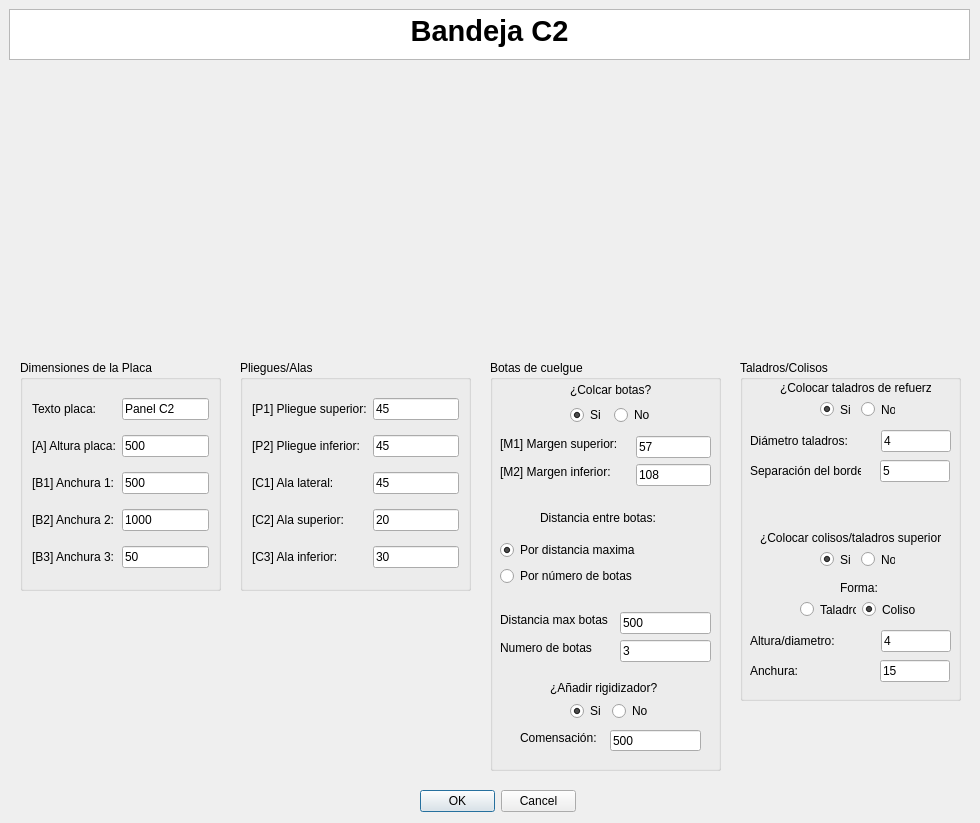
<?xml version="1.0" encoding="UTF-8"?>
<ui version="4.0">
 <class>MyPositionDialog</class>
 <widget class="QDialog" name="MyPositionDialog">
  <property name="geometry">
   <rect>
    <x>0</x>
    <y>0</y>
    <width>980</width>
    <height>823</height>
   </rect>
  </property>
  <property name="windowTitle">
   <string>Enter Position</string>
  </property>
  <property name="whatsThis">
   <string>&lt;html&gt;&lt;head/&gt;&lt;body&gt;&lt;p&gt;Esta ventana de KSDpanel te permite introducir todas las medidas correspondientes del panel seleccionado.&lt;/p&gt;&lt;p&gt;Recuerda que todas las medidas deben de ir en milimetros (mm).&lt;/p&gt;&lt;/body&gt;&lt;/html&gt;</string>
  </property>
  <widget class="QDialogButtonBox" name="buttonBox">
   <property name="geometry">
    <rect>
     <x>420</x>
     <y>790</y>
     <width>156</width>
     <height>23</height>
    </rect>
   </property>
   <property name="orientation">
    <enum>Qt::Horizontal</enum>
   </property>
   <property name="standardButtons">
    <set>QDialogButtonBox::Cancel|QDialogButtonBox::Ok</set>
   </property>
  </widget>
  <widget class="QTextBrowser" name="textBrowser">
   <property name="geometry">
    <rect>
     <x>9</x>
     <y>9</y>
     <width>961</width>
     <height>51</height>
    </rect>
   </property>
   <property name="html">
    <string>&lt;!DOCTYPE HTML PUBLIC &quot;-//W3C//DTD HTML 4.0//EN&quot; &quot;http://www.w3.org/TR/REC-html40/strict.dtd&quot;&gt;
&lt;html&gt;&lt;head&gt;&lt;meta name=&quot;qrichtext&quot; content=&quot;1&quot; /&gt;&lt;style type=&quot;text/css&quot;&gt;
p, li { white-space: pre-wrap; }
&lt;/style&gt;&lt;/head&gt;&lt;body style=&quot; font-family:'MS Shell Dlg 2'; font-size:8.25pt; font-weight:400; font-style:normal;&quot;&gt;
&lt;p align=&quot;center&quot; style=&quot; margin-top:0px; margin-bottom:0px; margin-left:0px; margin-right:0px; -qt-block-indent:0; text-indent:0px;&quot;&gt;&lt;span style=&quot; font-size:22pt; font-weight:600;&quot;&gt;Bandeja C2&lt;/span&gt;&lt;/p&gt;&lt;/body&gt;&lt;/html&gt;</string>
   </property>
  </widget>
  <widget class="QGroupBox" name="groupBox">
   <property name="geometry">
    <rect>
     <x>490</x>
     <y>360</y>
     <width>231</width>
     <height>411</height>
    </rect>
   </property>
   <property name="styleSheet">
    <string notr="true">font: 10pt &quot;MS Shell Dlg 2&quot;;</string>
   </property>
   <property name="title">
    <string>Botas de cuelgue</string>
   </property>
   <widget class="QLineEdit" name="numeroBotasUI">
    <property name="geometry">
     <rect>
      <x>130</x>
      <y>280</y>
      <width>91</width>
      <height>22</height>
     </rect>
    </property>
    <property name="text">
     <string>3</string>
    </property>
   </widget>
   <widget class="QLineEdit" name="distanciaEntreBotasUI">
    <property name="geometry">
     <rect>
      <x>130</x>
      <y>252</y>
      <width>91</width>
      <height>22</height>
     </rect>
    </property>
    <property name="text">
     <string>500</string>
    </property>
   </widget>
   <widget class="QLabel" name="label_7">
    <property name="geometry">
     <rect>
      <x>10</x>
      <y>280</y>
      <width>98</width>
      <height>16</height>
     </rect>
    </property>
    <property name="text">
     <string>Numero de botas</string>
    </property>
   </widget>
   <widget class="QLabel" name="label_6">
    <property name="geometry">
     <rect>
      <x>10</x>
      <y>252</y>
      <width>114</width>
      <height>16</height>
     </rect>
    </property>
    <property name="text">
     <string>Distancia max botas</string>
    </property>
   </widget>
   <widget class="QLabel" name="label_3">
    <property name="geometry">
     <rect>
      <x>10</x>
      <y>76</y>
      <width>130</width>
      <height>16</height>
     </rect>
    </property>
    <property name="text">
     <string>[M1] Margen superior:</string>
    </property>
   </widget>
   <widget class="QLabel" name="label_5">
    <property name="geometry">
     <rect>
      <x>10</x>
      <y>104</y>
      <width>124</width>
      <height>16</height>
     </rect>
    </property>
    <property name="text">
     <string>[M2] Margen inferior:</string>
    </property>
   </widget>
   <widget class="QLineEdit" name="margenAUI">
    <property name="geometry">
     <rect>
      <x>146</x>
      <y>76</y>
      <width>75</width>
      <height>22</height>
     </rect>
    </property>
    <property name="text">
     <string>57</string>
    </property>
   </widget>
   <widget class="QLineEdit" name="margenBUI">
    <property name="geometry">
     <rect>
      <x>146</x>
      <y>104</y>
      <width>75</width>
      <height>22</height>
     </rect>
    </property>
    <property name="text">
     <string>108</string>
    </property>
   </widget>
   <widget class="QLabel" name="label_10">
    <property name="geometry">
     <rect>
      <x>50</x>
      <y>150</y>
      <width>125</width>
      <height>16</height>
     </rect>
    </property>
    <property name="text">
     <string>Distancia entre botas:</string>
    </property>
   </widget>
   <widget class="QWidget" name="layoutWidget">
    <property name="geometry">
     <rect>
      <x>80</x>
      <y>21</y>
      <width>85</width>
      <height>44</height>
     </rect>
    </property>
    <layout class="QGridLayout" name="gridLayout">
     <item row="0" column="0" colspan="2">
      <widget class="QLabel" name="label_2">
       <property name="mouseTracking">
        <bool>false</bool>
       </property>
       <property name="text">
        <string>¿Colcar botas?</string>
       </property>
       <property name="buddy">
        <cstring>label_2</cstring>
       </property>
      </widget>
     </item>
     <item row="1" column="0">
      <widget class="QRadioButton" name="crearBotasUI">
       <property name="text">
        <string>Si</string>
       </property>
       <property name="checked">
        <bool>true</bool>
       </property>
      </widget>
     </item>
     <item row="1" column="1">
      <widget class="QRadioButton" name="noCrearBotasUI">
       <property name="text">
        <string>No</string>
       </property>
      </widget>
     </item>
    </layout>
   </widget>
   <widget class="QWidget" name="layoutWidget">
    <property name="geometry">
     <rect>
      <x>10</x>
      <y>180</y>
      <width>147</width>
      <height>48</height>
     </rect>
    </property>
    <layout class="QVBoxLayout" name="verticalLayout">
     <item>
      <widget class="QRadioButton" name="parametroBotasUI_3">
       <property name="text">
        <string>Por distancia maxima</string>
       </property>
       <property name="checked">
        <bool>true</bool>
       </property>
      </widget>
     </item>
     <item>
      <widget class="QRadioButton" name="parametroBotasUI">
       <property name="text">
        <string>Por número de botas</string>
       </property>
      </widget>
     </item>
    </layout>
   </widget>
   <widget class="QLabel" name="label_23">
    <property name="geometry">
     <rect>
      <x>60</x>
      <y>320</y>
      <width>121</width>
      <height>16</height>
     </rect>
    </property>
    <property name="text">
     <string>¿Añadir rigidizador?</string>
    </property>
   </widget>
   <widget class="QWidget" name="layoutWidget_2">
    <property name="geometry">
     <rect>
      <x>80</x>
      <y>340</y>
      <width>80</width>
      <height>22</height>
     </rect>
    </property>
    <layout class="QHBoxLayout" name="horizontalLayout_4">
     <item>
      <widget class="QRadioButton" name="crearRigidizadorUI">
       <property name="text">
        <string>Si</string>
       </property>
       <property name="checked">
        <bool>true</bool>
       </property>
      </widget>
     </item>
     <item>
      <widget class="QRadioButton" name="noCrearRigidizadorUI">
       <property name="text">
        <string>No</string>
       </property>
      </widget>
     </item>
    </layout>
   </widget>
   <widget class="QLineEdit" name="compensacionGrosorCompositeUI">
    <property name="geometry">
     <rect>
      <x>120</x>
      <y>370</y>
      <width>91</width>
      <height>21</height>
     </rect>
    </property>
    <property name="text">
     <string>500</string>
    </property>
   </widget>
   <widget class="QLabel" name="label_24">
    <property name="geometry">
     <rect>
      <x>30</x>
      <y>370</y>
      <width>91</width>
      <height>16</height>
     </rect>
    </property>
    <property name="text">
     <string>Comensación:</string>
    </property>
   </widget>
  </widget>
  <widget class="QGroupBox" name="groupBox_2">
   <property name="geometry">
    <rect>
     <x>240</x>
     <y>360</y>
     <width>231</width>
     <height>231</height>
    </rect>
   </property>
   <property name="styleSheet">
    <string notr="true">font: 10pt &quot;MS Shell Dlg 2&quot;;</string>
   </property>
   <property name="title">
    <string>Pliegues/Alas</string>
   </property>
   <layout class="QGridLayout" name="gridLayout_2">
    <item row="5" column="0">
     <widget class="QLabel" name="label_12">
      <property name="text">
       <string>[C3] Ala inferior:</string>
      </property>
     </widget>
    </item>
    <item row="1" column="0">
     <widget class="QLabel" name="label_14">
      <property name="text">
       <string>[P2] Pliegue inferior:</string>
      </property>
     </widget>
    </item>
    <item row="0" column="0">
     <widget class="QLabel" name="label_13">
      <property name="text">
       <string>[P1] Pliegue superior:</string>
      </property>
     </widget>
    </item>
    <item row="3" column="1">
     <widget class="QLineEdit" name="alaIzquierdaUI">
      <property name="text">
       <string>45</string>
      </property>
     </widget>
    </item>
    <item row="4" column="1">
     <widget class="QLineEdit" name="alaSuperiorUI">
      <property name="text">
       <string>20</string>
      </property>
     </widget>
    </item>
    <item row="3" column="0">
     <widget class="QLabel" name="label_9">
      <property name="text">
       <string>[C1] Ala lateral:</string>
      </property>
     </widget>
    </item>
    <item row="0" column="1">
     <widget class="QLineEdit" name="pliegueSuperiorUI">
      <property name="text">
       <string>45</string>
      </property>
     </widget>
    </item>
    <item row="4" column="0">
     <widget class="QLabel" name="label_11">
      <property name="text">
       <string>[C2] Ala superior:</string>
      </property>
     </widget>
    </item>
    <item row="5" column="1">
     <widget class="QLineEdit" name="alaInferiorUI">
      <property name="text">
       <string>30</string>
      </property>
     </widget>
    </item>
    <item row="1" column="1">
     <widget class="QLineEdit" name="pliegueInferiorUI">
      <property name="text">
       <string>45</string>
      </property>
     </widget>
    </item>
   </layout>
  </widget>
  <widget class="QLabel" name="imagenPanelUI">
   <property name="geometry">
    <rect>
     <x>230</x>
     <y>70</y>
     <width>501</width>
     <height>281</height>
    </rect>
   </property>
   <property name="text">
    <string/>
   </property>
   <property name="pixmap">
    <pixmap>../imagenes/REF_CH2cotas.jpg</pixmap>
   </property>
   <property name="scaledContents">
    <bool>true</bool>
   </property>
   <property name="wordWrap">
    <bool>false</bool>
   </property>
   <property name="margin">
    <number>0</number>
   </property>
   <property name="openExternalLinks">
    <bool>false</bool>
   </property>
  </widget>
  <widget class="QGroupBox" name="groupBox_3">
   <property name="geometry">
    <rect>
     <x>20</x>
     <y>360</y>
     <width>201</width>
     <height>231</height>
    </rect>
   </property>
   <property name="styleSheet">
    <string notr="true">font: 10pt &quot;MS Shell Dlg 2&quot;;</string>
   </property>
   <property name="title">
    <string>Dimensiones de la Placa</string>
   </property>
   <layout class="QGridLayout" name="gridLayout_3">
    <item row="0" column="1">
     <widget class="QLineEdit" name="textoDescriptivoA0UI">
      <property name="text">
       <string>Panel C2</string>
      </property>
     </widget>
    </item>
    <item row="0" column="0">
     <widget class="QLabel" name="label">
      <property name="text">
       <string>Texto placa:</string>
      </property>
     </widget>
    </item>
    <item row="1" column="0">
     <widget class="QLabel" name="label_8">
      <property name="text">
       <string>[A] Altura placa:</string>
      </property>
     </widget>
    </item>
    <item row="2" column="0">
     <widget class="QLabel" name="label_4">
      <property name="text">
       <string>[B1] Anchura 1:</string>
      </property>
     </widget>
    </item>
    <item row="3" column="1">
     <widget class="QLineEdit" name="anchura2UI">
      <property name="text">
       <string>1000</string>
      </property>
     </widget>
    </item>
    <item row="1" column="1">
     <widget class="QLineEdit" name="alturaPlacaUI">
      <property name="text">
       <string>500</string>
      </property>
     </widget>
    </item>
    <item row="2" column="1">
     <widget class="QLineEdit" name="anchura1UI">
      <property name="text">
       <string>500</string>
      </property>
     </widget>
    </item>
    <item row="3" column="0">
     <widget class="QLabel" name="label_22">
      <property name="text">
       <string>[B2] Anchura 2:</string>
      </property>
     </widget>
    </item>
    <item row="4" column="0">
     <widget class="QLabel" name="label_26">
      <property name="text">
       <string>[B3] Anchura 3:</string>
      </property>
     </widget>
    </item>
    <item row="4" column="1">
     <widget class="QLineEdit" name="anchura3UI">
      <property name="text">
       <string>50</string>
      </property>
     </widget>
    </item>
   </layout>
  </widget>
  <widget class="QGroupBox" name="groupBox_4">
   <property name="geometry">
    <rect>
     <x>740</x>
     <y>360</y>
     <width>221</width>
     <height>341</height>
    </rect>
   </property>
   <property name="title">
    <string>Taladros/Colisos</string>
   </property>
   <widget class="QLabel" name="label_15">
    <property name="geometry">
     <rect>
      <x>40</x>
      <y>20</y>
      <width>151</width>
      <height>16</height>
     </rect>
    </property>
    <property name="text">
     <string>¿Colocar taladros de refuerzo?</string>
    </property>
   </widget>
   <widget class="QLabel" name="label_16">
    <property name="geometry">
     <rect>
      <x>10</x>
      <y>70</y>
      <width>125</width>
      <height>22</height>
     </rect>
    </property>
    <property name="text">
     <string>Diámetro taladros:</string>
    </property>
   </widget>
   <widget class="QLineEdit" name="diametroTaladrosUI">
    <property name="geometry">
     <rect>
      <x>141</x>
      <y>70</y>
      <width>70</width>
      <height>22</height>
     </rect>
    </property>
    <property name="text">
     <string>4</string>
    </property>
   </widget>
   <widget class="QLineEdit" name="distanciaBordeUI">
    <property name="geometry">
     <rect>
      <x>140</x>
      <y>100</y>
      <width>70</width>
      <height>22</height>
     </rect>
    </property>
    <property name="text">
     <string>5</string>
    </property>
   </widget>
   <widget class="QLabel" name="label_17">
    <property name="geometry">
     <rect>
      <x>10</x>
      <y>100</y>
      <width>111</width>
      <height>21</height>
     </rect>
    </property>
    <property name="text">
     <string>Separación del borde:</string>
    </property>
   </widget>
   <widget class="QLabel" name="label_18">
    <property name="geometry">
     <rect>
      <x>20</x>
      <y>170</y>
      <width>181</width>
      <height>16</height>
     </rect>
    </property>
    <property name="text">
     <string>¿Colocar colisos/taladros superiores?</string>
    </property>
   </widget>
   <widget class="QLabel" name="label_19">
    <property name="geometry">
     <rect>
      <x>100</x>
      <y>220</y>
      <width>41</width>
      <height>16</height>
     </rect>
    </property>
    <property name="text">
     <string>Forma:</string>
    </property>
   </widget>
   <widget class="QLineEdit" name="anchuraColisoUI">
    <property name="geometry">
     <rect>
      <x>140</x>
      <y>300</y>
      <width>70</width>
      <height>22</height>
     </rect>
    </property>
    <property name="text">
     <string>15</string>
    </property>
   </widget>
   <widget class="QLineEdit" name="alturaColisoUI">
    <property name="geometry">
     <rect>
      <x>141</x>
      <y>270</y>
      <width>70</width>
      <height>22</height>
     </rect>
    </property>
    <property name="text">
     <string>4</string>
    </property>
   </widget>
   <widget class="QLabel" name="label_20">
    <property name="geometry">
     <rect>
      <x>10</x>
      <y>300</y>
      <width>111</width>
      <height>21</height>
     </rect>
    </property>
    <property name="text">
     <string>Anchura:</string>
    </property>
   </widget>
   <widget class="QLabel" name="label_21">
    <property name="geometry">
     <rect>
      <x>10</x>
      <y>270</y>
      <width>125</width>
      <height>22</height>
     </rect>
    </property>
    <property name="text">
     <string>Altura/diametro:</string>
    </property>
   </widget>
   <widget class="QWidget" name="layoutWidget">
    <property name="geometry">
     <rect>
      <x>80</x>
      <y>40</y>
      <width>75</width>
      <height>19</height>
     </rect>
    </property>
    <layout class="QHBoxLayout" name="horizontalLayout">
     <item>
      <widget class="QRadioButton" name="crearTaladrosUI">
       <property name="text">
        <string>Si</string>
       </property>
       <property name="checked">
        <bool>true</bool>
       </property>
      </widget>
     </item>
     <item>
      <widget class="QRadioButton" name="noCrearTaladrosUI">
       <property name="text">
        <string>No</string>
       </property>
      </widget>
     </item>
    </layout>
   </widget>
   <widget class="QWidget" name="layoutWidget">
    <property name="geometry">
     <rect>
      <x>80</x>
      <y>190</y>
      <width>75</width>
      <height>19</height>
     </rect>
    </property>
    <layout class="QHBoxLayout" name="horizontalLayout_2">
     <item>
      <widget class="QRadioButton" name="crearColisoUI">
       <property name="text">
        <string>Si</string>
       </property>
       <property name="checked">
        <bool>true</bool>
       </property>
      </widget>
     </item>
     <item>
      <widget class="QRadioButton" name="noCrearColisoUI">
       <property name="text">
        <string>No</string>
       </property>
      </widget>
     </item>
    </layout>
   </widget>
   <widget class="QWidget" name="layoutWidget">
    <property name="geometry">
     <rect>
      <x>60</x>
      <y>240</y>
      <width>118</width>
      <height>19</height>
     </rect>
    </property>
    <layout class="QHBoxLayout" name="horizontalLayout_3">
     <item>
      <widget class="QRadioButton" name="taladroColisoUI">
       <property name="text">
        <string>Taladro</string>
       </property>
      </widget>
     </item>
     <item>
      <widget class="QRadioButton" name="colisoColisoUI">
       <property name="text">
        <string>Coliso</string>
       </property>
       <property name="checked">
        <bool>true</bool>
       </property>
      </widget>
     </item>
    </layout>
   </widget>
  </widget>
  <zorder>groupBox_2</zorder>
  <zorder>groupBox</zorder>
  <zorder>buttonBox</zorder>
  <zorder>textBrowser</zorder>
  <zorder>imagenPanelUI</zorder>
  <zorder>groupBox_3</zorder>
  <zorder>groupBox_4</zorder>
 </widget>
 <resources/>
 <connections>
  <connection>
   <sender>buttonBox</sender>
   <signal>accepted()</signal>
   <receiver>MyPositionDialog</receiver>
   <slot>accept()</slot>
   <hints>
    <hint type="sourcelabel">
     <x>248</x>
     <y>254</y>
    </hint>
    <hint type="destinationlabel">
     <x>157</x>
     <y>274</y>
    </hint>
   </hints>
  </connection>
  <connection>
   <sender>buttonBox</sender>
   <signal>rejected()</signal>
   <receiver>MyPositionDialog</receiver>
   <slot>reject()</slot>
   <hints>
    <hint type="sourcelabel">
     <x>316</x>
     <y>260</y>
    </hint>
    <hint type="destinationlabel">
     <x>286</x>
     <y>274</y>
    </hint>
   </hints>
  </connection>
 </connections>
</ui>
